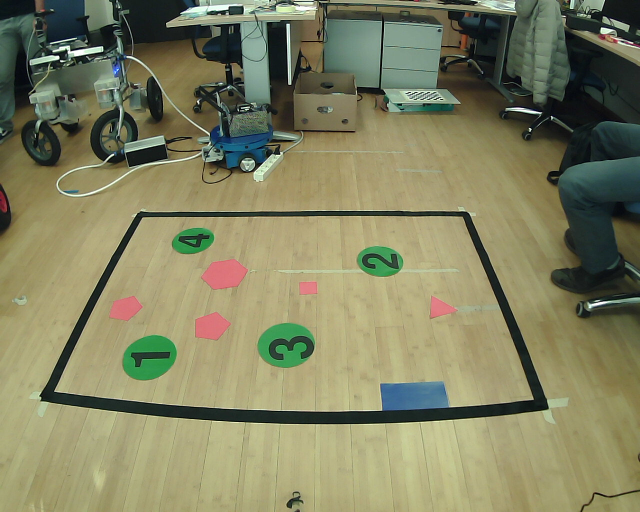
//> input picture 03_inverse_perspective_mapping/01.jpg, 1280 x 1024 px (shown at 1/2 size)
$ ./ipm   (built with g++ and OpenCV 4)
//> lines starting //> are read from the running program, lines starting //| are printed output that depends on the picture; after the words box and inside, x2 and y2 are one past the last pixel; in counts of white or black regions, pixels touching at a corner belong together
// ipm.cpp:
// Find the perspective mapping transformation from the ground floor to the
// camera, and store all the parameters to a file

#include <opencv2/core.hpp>
#include <opencv2/videoio.hpp>
#include <opencv2/highgui.hpp>
#include <opencv2/opencv.hpp>
#include <iostream>
#include <vector>
#include <atomic>
#include <unistd.h>

using namespace cv;

void loadCoefficients(const std::string& filename,
                      cv::Mat& camera_matrix,
                      cv::Mat& dist_coeffs)
{
  cv::FileStorage fs( filename, cv::FileStorage::READ );
  if (!fs.isOpened())
  {
    throw std::runtime_error("Could not open file " + filename);
  }
  fs["camera_matrix"] >> camera_matrix;
  fs["distortion_coefficients"] >> dist_coeffs;
  fs.release();
}


// Defintion of the function pickNPoints and the callback mouseCallback.
// The function pickNPoints is used to display a window with a background
// image, and to prompt the user to select n points on this image.
cv::Mat result, bg_img;
int idx = 0;
std::string name;
std::atomic<bool> done;
int n;

void mouseCallback(int event, int x, int y, int, void* p)
{
  if (event != EVENT_LBUTTONDOWN || done.load()) return;

  if (result.rows <= idx) throw std::runtime_error("Something went wrong");
  result.at<float>((int)idx, 0) = x;
  result.at<float>((int)idx++, 1) = y;
  cv::circle(bg_img, {x,y}, 20, Scalar(0,0,255), -1);
  imshow(name.c_str(), bg_img);

  if (idx >= n) {
    usleep(500*1000);
    done.store(true);
  }
}

cv::Mat pickNPoints(int n0, const Mat& img)
{
  result = cv::Mat(n0, 2, CV_32F);
  idx = 0;
  bg_img = img.clone();
  name = "Pick " + std::to_string(n0) + " points";
  imshow(name.c_str(), bg_img);
  namedWindow(name.c_str());
  n = n0;

  done.store(false);

  setMouseCallback(name.c_str(), &mouseCallback, nullptr);
  while (!done.load()) {
    cv::waitKey(500);
  }

  destroyWindow(name.c_str());
  return result;
}


// Example of function to determine the perspective transformation of a
// rectangle on the ground plane (with manual intervention from the user, that
// is required to select the 4 corner points of the rectangle, starting from the
// top-left corner and proceeding in clockwise order, and the origin (top-left)
// and scale of the transformed top view image).
// Since the real size of the rectangle is known (width: 1m, height: 1.5m),
// the fucntion returns also the pixel_scale, i.e. the size (in mm) of each
// pixel in the top view image
Mat findTransform(const std::string& calib_image_name,
                  const cv::Mat& camera_matrix,
                  const cv::Mat& dist_coeffs,
                  double& pixel_scale)
{
//> called with calib_image_name = "01.jpg"
  Mat calib_image, original_image = imread(calib_image_name);
//> original_image is the input picture: 1024 rows x 1280 cols, CV_8UC3; mean B, G, R 97, 129.5, 129.4

  if (original_image.empty())
  {
    throw std::runtime_error("Could not open image " + calib_image_name);
  }

  undistort(original_image, calib_image, camera_matrix, dist_coeffs);
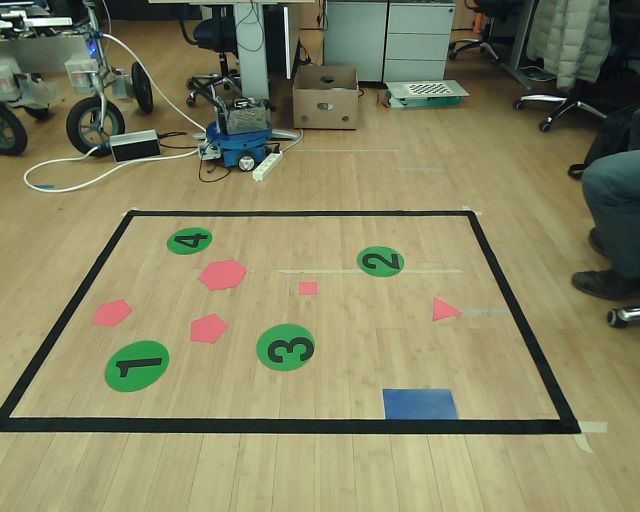
//> calib_image: 1024 rows x 1280 cols, CV_8UC3 (shown at 1/2 size); mean B, G, R 98.4, 131.2, 131.4

  cv::Mat corner_pixels = pickNPoints(4, calib_image);
//> the left mouse button is pressed and released at (640, 512)
//> in mouseCallback, `cv::circle(bg_img, {x,y}, 20, Scalar(0,0,255), -1);`:
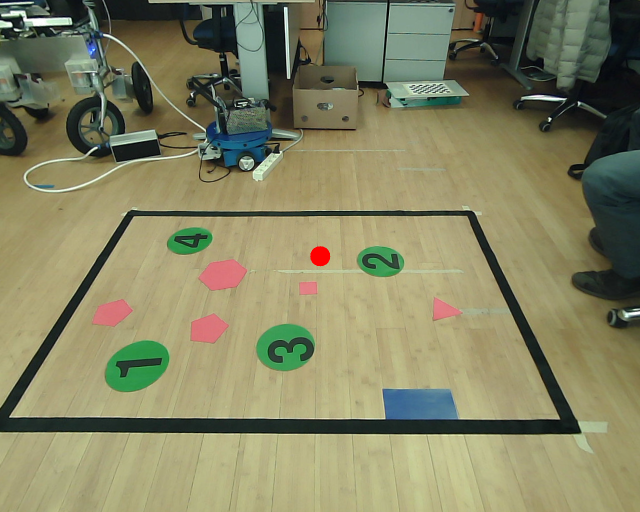
//> bg_img: 1024 rows x 1280 cols, CV_8UC3 (shown at 1/2 size); 0.1% of pixels changed, all inside (x1, y1, x2, y2) = (620, 492, 661, 533)

  // generate and show a black image, corresponding to the top-view camera, and
  // ask the user to select the origin and scale of the resulting image
  cv::Mat screen_pixels = Mat(calib_image.rows, calib_image.cols, CV_8UC3, cv::Scalar(0,0,0));
  cv::Mat dst_pixels = pickNPoints(2, screen_pixels);

  float origin_x = dst_pixels.at<float>(0, 0),
        origin_y = dst_pixels.at<float>(0, 1);

  float delta_x = dst_pixels.at<float>(1, 0)-dst_pixels.at<float>(0, 0);
  float delta_y = dst_pixels.at<float>(1, 1)-dst_pixels.at<float>(0, 1);

  float delta_x_mm = 1000;
  float delta_y_mm = 1500;

  float scale_x = delta_x/delta_x_mm;
  float scale_y = delta_y/delta_y_mm;
  float scale = std::min(scale_x, scale_y);

  pixel_scale = 1./scale;
  delta_x = scale*delta_x_mm;
  delta_y = scale*delta_y_mm;

  cv::Mat transf_pixels = (cv::Mat_<float>(4,2) << origin_x, origin_y,
                                                   origin_x+delta_x, origin_y,
                                                   origin_x+delta_x, origin_y+delta_y,
                                                   origin_x, origin_y+delta_y);

  cv::Mat transf = cv::getPerspectiveTransform(corner_pixels, transf_pixels);
  cv::Mat unwarped_frame, concat;
  warpPerspective(calib_image, unwarped_frame, transf, calib_image.size());
  cv::hconcat(calib_image, unwarped_frame, concat);
  imshow("Unwarping", concat);

  waitKey(0);
  return transf;
}

// Store all the parameters to a file, for a later use, using the FileStorage
// class methods
void storeAllParameters(const std::string& filename,
                        const cv::Mat& camera_matrix,
                        const cv::Mat& dist_coeffs,
                        double pixel_scale,
                        const Mat& persp_transf)
{
  cv::FileStorage fs( filename, cv::FileStorage::WRITE );
  fs << "camera_matrix" << camera_matrix
     << "dist_coeffs" << dist_coeffs
     << "pixel_scale" << pixel_scale
     << "persp_transf" << persp_transf;
  fs.release();
}

void run() {
  cv::Mat camera_matrix, dist_coeffs;
  loadCoefficients("../config/intrinsic_calibration.xml", camera_matrix, dist_coeffs);

  double pixel_scale;
  Mat persp_transf = findTransform("01.jpg", camera_matrix, dist_coeffs, pixel_scale);
  std::cout << "Pixel Scale: " << pixel_scale << "mm" << std::endl;

  storeAllParameters("../config/fullCalibration.yml", camera_matrix, dist_coeffs, pixel_scale, persp_transf);
}

int main() {
  run();
  return 0;
}

$ run again, with 03_inverse_perspective_mapping/02.jpg copied over 03_inverse_perspective_mapping/01.jpg
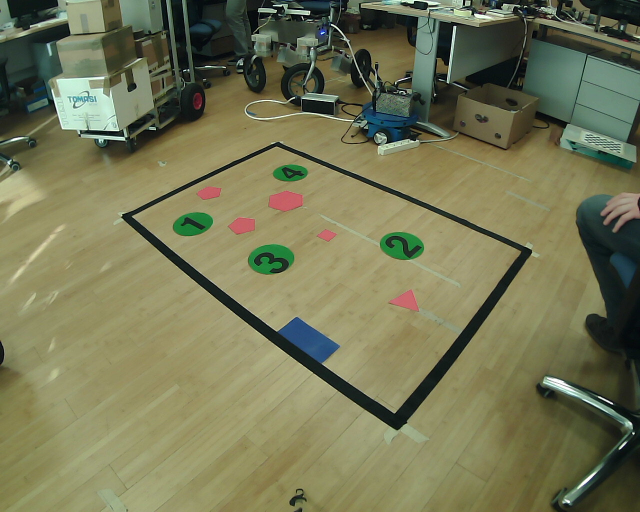
//> input picture 03_inverse_perspective_mapping/02.jpg, 1280 x 1024 px (shown at 1/2 size)
//> in findTransform, original_image is the input picture: 1024 rows x 1280 cols, CV_8UC3; mean B, G, R 85.7, 118.7, 117.2
//> in findTransform, `undistort(original_image, calib_image, camera_matrix, dist_coeffs);`:
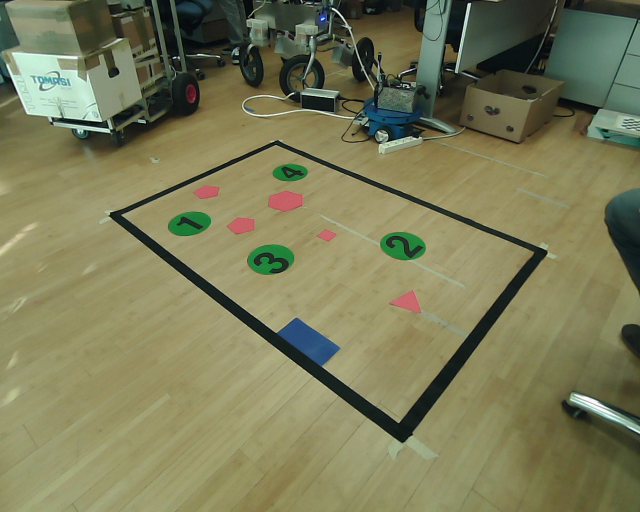
//> calib_image: 1024 rows x 1280 cols, CV_8UC3 (shown at 1/2 size); mean B, G, R 88.6, 123.3, 122.8
//> in mouseCallback, `cv::circle(bg_img, {x,y}, 20, Scalar(0,0,255), -1);`:
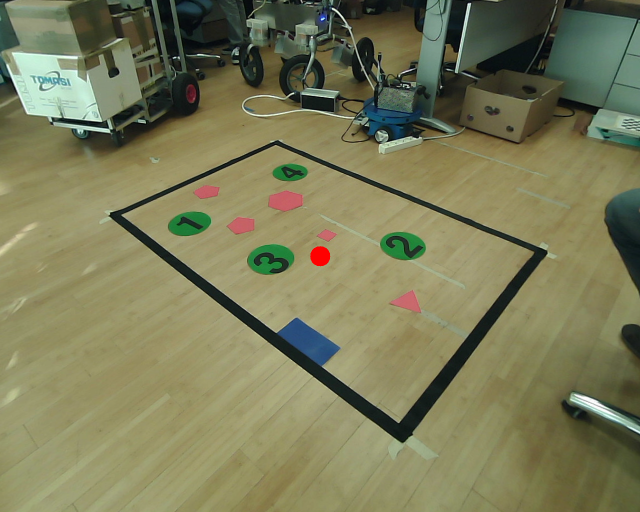
//> bg_img: 1024 rows x 1280 cols, CV_8UC3 (shown at 1/2 size); 0.1% of pixels changed, all inside (x1, y1, x2, y2) = (620, 492, 661, 533)

$ run again, with 03_inverse_perspective_mapping/03.jpg copied over 03_inverse_perspective_mapping/01.jpg
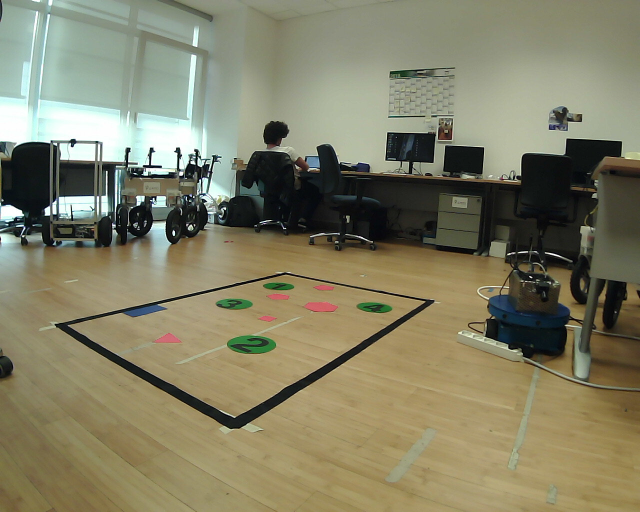
//> input picture 03_inverse_perspective_mapping/03.jpg, 1280 x 1024 px (shown at 1/2 size)
//> in findTransform, original_image is the input picture: 1024 rows x 1280 cols, CV_8UC3; mean B, G, R 101.9, 127.6, 130.4
//> in findTransform, `undistort(original_image, calib_image, camera_matrix, dist_coeffs);`:
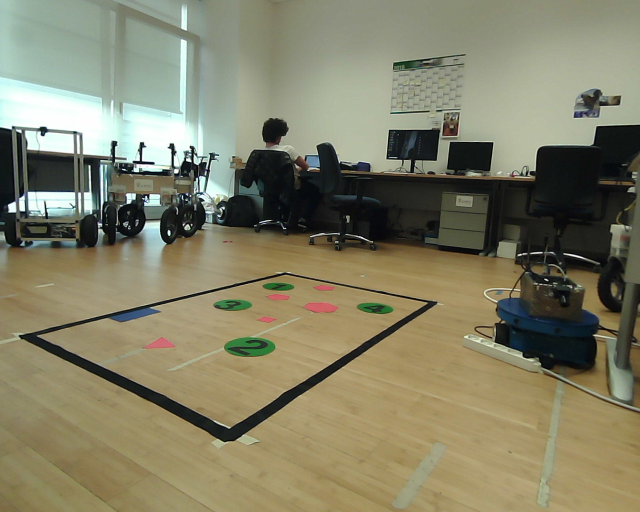
//> calib_image: 1024 rows x 1280 cols, CV_8UC3 (shown at 1/2 size); mean B, G, R 103, 128.1, 130.7
//> in mouseCallback, `cv::circle(bg_img, {x,y}, 20, Scalar(0,0,255), -1);`:
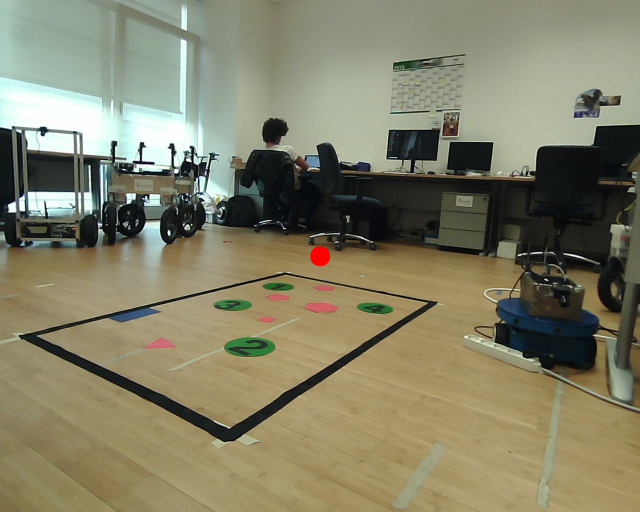
//> bg_img: 1024 rows x 1280 cols, CV_8UC3 (shown at 1/2 size); 0.1% of pixels changed, all inside (x1, y1, x2, y2) = (620, 492, 661, 533)

$ run again, with 03_inverse_perspective_mapping/img11.jpg copied over 03_inverse_perspective_mapping/01.jpg
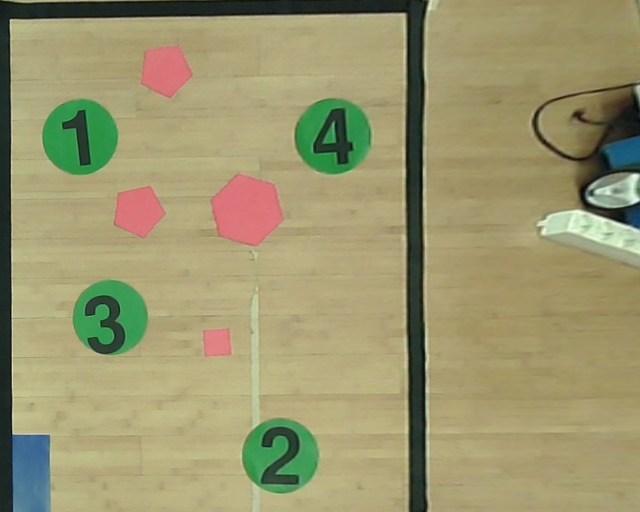
//> input picture 03_inverse_perspective_mapping/img11.jpg, 1280 x 1024 px (shown at 1/2 size)
//> in findTransform, original_image is the input picture: 1024 rows x 1280 cols, CV_8UC3; mean B, G, R 110, 150.2, 155.2
//> in findTransform, `undistort(original_image, calib_image, camera_matrix, dist_coeffs);`:
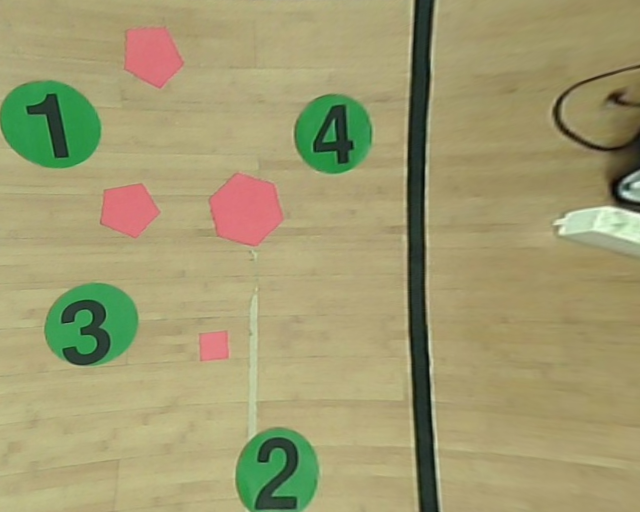
//> calib_image: 1024 rows x 1280 cols, CV_8UC3 (shown at 1/2 size); mean B, G, R 111.9, 154.9, 160.6
//> in mouseCallback, `cv::circle(bg_img, {x,y}, 20, Scalar(0,0,255), -1);`:
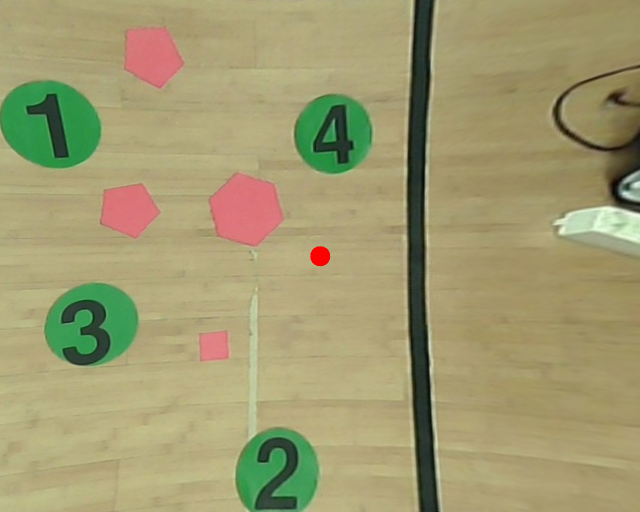
//> bg_img: 1024 rows x 1280 cols, CV_8UC3 (shown at 1/2 size); 0.1% of pixels changed, all inside (x1, y1, x2, y2) = (620, 492, 661, 533)
